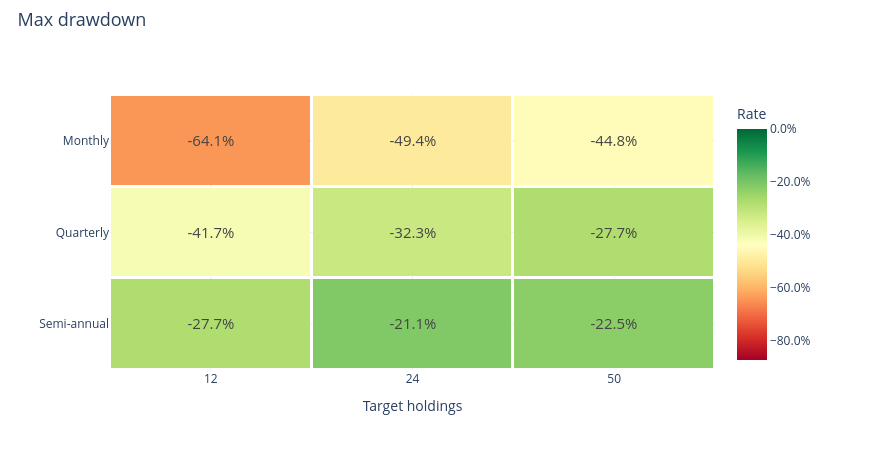

Source (notebook cell):
### Markdown cell above
### Maximum drawdown

### Code cell
research.heatmap('maximum_drawdown')

### Figure 1 — Plotly figure (JSON) as saved in the notebook; plotly's stock layout.template omitted (floating-point values rounded to 4 significant figures)
{"data": [{"colorbar": {"tickformat": ".1%", "title": {"text": "Rate"}}, "colorscale": [[0.0, "rgb(165,0,38)"], [0.1, "rgb(215,48,39)"], [0.2, "rgb(244,109,67)"], [0.3, "rgb(253,174,97)"], [0.4, "rgb(254,224,139)"], [0.5, "rgb(255,255,191)"], [0.6, "rgb(217,239,139)"], [0.7, "rgb(166,217,106)"], [0.8, "rgb(102,189,99)"], [0.9, "rgb(26,152,80)"], [1.0, "rgb(0,104,55)"]], "text": [["-64.1%", "-49.4%", "-44.8%"], ["-41.7%", "-32.3%", "-27.7%"], ["-27.7%", "-21.1%", "-22.5%"]], "textfont": {"size": 15}, "texttemplate": "%{text}", "type": "heatmap", "x": ["12", "24", "50"], "xgap": 3, "y": ["Monthly", "Quarterly", "Semi-annual"], "ygap": 3, "z": [[-0.6414, -0.4939, -0.4481], [-0.4169, -0.3228, -0.2774], [-0.277, -0.2113, -0.2247]], "zmax": 0.0, "zmin": -0.8715}], "layout": {"height": 450, "hovermode": "closest", "legend": {"font": {"size": 12}, "itemclick": "toggle", "itemdoubleclick": "toggleothers", "x": 1.025, "y": 1}, "margin": {"b": 80, "l": 110, "r": 155, "t": 95}, "title": {"font": {"size": 18}, "text": "Max drawdown", "x": 0.02, "y": 0.97}, "width": 870, "xaxis": {"title": {"text": "Target holdings"}}, "yaxis": {"autorange": "reversed"}}}
